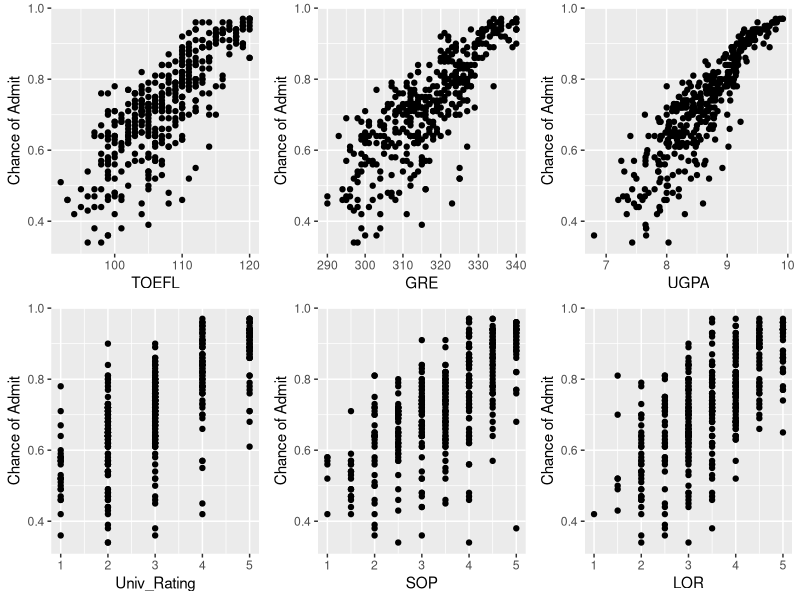
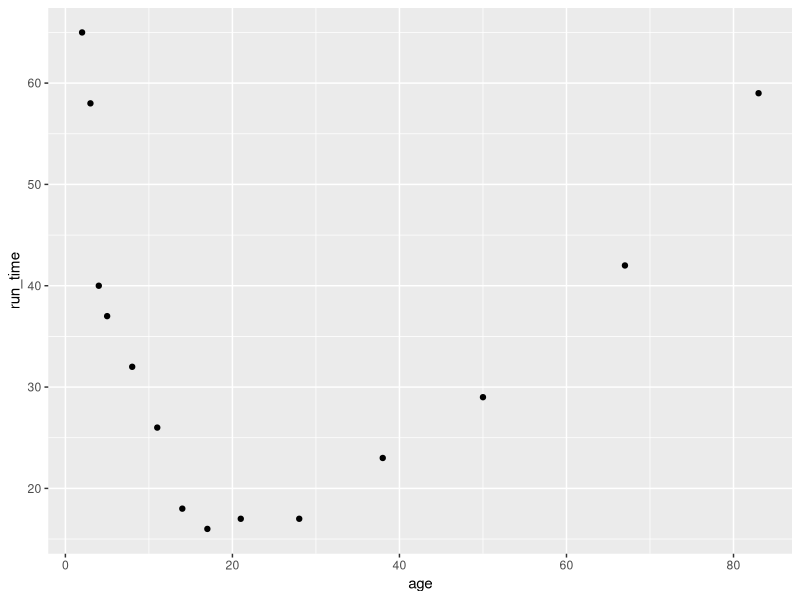

R code for these plots, in order:
## ---- chunk 1
knitr::opts_chunk$set(echo = TRUE)
## ---- chunk 2

library(gridExtra)
library(ggplot2)

admissions_data <- read.csv('AdmissionPredict_202305.csv')

col_names <- c('TOEFL', 'GRE' ,'UGPA' ,'Univ_Rating' , 'SOP' , 'LOR')

create_plot <- function(name) {
  ggplot(admissions_data, aes_string(x = name, y = "Chance_of_Admit")) +
    geom_point() +
    labs(x = name, y = "Chance of Admit")
}

#a)
plots <- lapply(col_names, create_plot)
do.call(grid.arrange, c(plots, ncol = 3))

#b)
# I am able to identify a relationship  in TOEFL, GRE, UGPA, 
# CHANCE_OF_ADMIT, LOR, SOP, AND Univ_Rating. The type of relationship
# that i see is linear with an upward trend. 

#C)
model <- lm(Chance_of_Admit ~ TOEFL + GRE + UGPA + Univ_Rating + SOP + LOR, data = admissions_data)
model

#d)
# All terms are significant (p < 0.05) with the exception of UGPA. This means 
# That all values with the exception of UGPA contribute to the prediction of 
# Chance_of_Admit.

#e)
new_model <- lm(Chance_of_Admit ~ TOEFL + GRE + Univ_Rating + SOP + LOR, data = admissions_data)
new_model

#f)

range_values <- sapply(admissions_data[, c("TOEFL", "GRE", "Univ_Rating", "SOP", "LOR")], range)
range_values

#g) 

TOEFL_score <- 108
GRE_score <- 330
UGPA_score <- 7.8
Univ_Rating <- 4
SOP_score <- 3
LOR_score <- 4

new_student <- data.frame(TOEFL = TOEFL_score, GRE = GRE_score, UGPA = UGPA_score, Univ_Rating = Univ_Rating, SOP = SOP_score, LOR = LOR_score)

predicted_chance <- predict(new_model, newdata = new_student)

predicted_chance


## ---- chunk 3

age = c(2,3,4,5,8,11,14,17,21,28,38,50,67,83)

 run.time = c(65,58,40,37,32,26,18,16,17,17,23,29,42,59)
 
 data <- data.frame(age = age, run_time = run.time)
 
 #a) 
 # The response variable (dependent) is the run time, 
 # as it depends on the age of the runner. Which would
 # make age the explanatory variable (independent)
 
 #b)
 ggplot(data = data, aes(x = age, y = run_time)) + 
   geom_point()
 
 # The relationship forms a u-shape. Meaning that the youngest and the oldest have the
 # highest running times. While the 'middle' group scores the lowest running times.
 
 #c)
 model <- lm(run.time ~ age + I(age^2), data = data)
 
 #d)
 test_person <- data.frame(age = 56)
 predicted_run_time <- predict(model, test_person = new_data)
 predicted_run_time <- predict(model, test_person = new_data)
 predicted_run_time
 
 #e)
 
 r_squared <- summary(model)$r.squared 
print('percentage: ')
r_squared * 100
 
 
